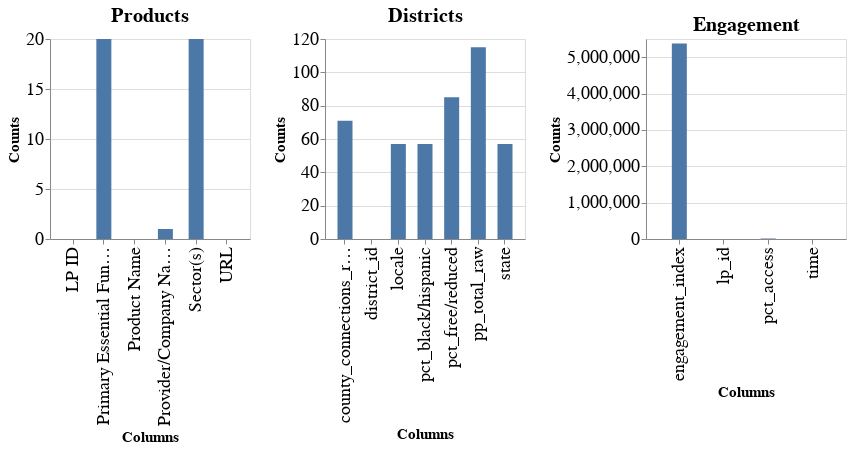

The code cell stored with this chart in its notebook:
### Markdown cell above
**The subplot below shows missing values in all three datasets we will be removing them in the next section as it is hard to replace them without actual information.**

### Code cell
plot_eng = plot_missing(eng_data).\
        properties(title='Engagement', width=200, height=200)

plot_pro = plot_missing(products_data).\
        properties(title='Products', width=200, height=200)

plot_dis = plot_missing(districts_data).\
        properties(title='Districts', width=200, height=200)

alt.hconcat(plot_pro, plot_dis, plot_eng )

### Figure 1 — Vega-Lite specification as saved in the notebook (floating-point values rounded to 4 significant figures)
{"width": 500, "height": 300, "config": {"style": {"bar": {"size": 15}, "guide-title": {"fontSize": 15}, "guide-label": {"fontSize": 15}}, "scale": {"bandPaddingInner": 0.5, "bandPaddingOuter": 0.5}, "legend": {"symbolSize": 15, "titleFontSize": 15, "labelFontSize": 9}, "axis": {"titleFontSize": 15, "labelFontSize": 18}, "title": {"fontSize": 20}}, "hconcat": [{"data": {"name": "data-289e040b80cffa5efc8572ace1a5b402"}, "mark": "bar", "encoding": {"tooltip": {"field": "Counts", "type": "quantitative"}, "x": {"field": "Columns", "type": "nominal"}, "y": {"field": "Counts", "type": "quantitative"}}, "height": 200, "title": "Products", "width": 200}, {"data": {"name": "data-cb9c38bed664f6a275e22731a1267750"}, "mark": "bar", "encoding": {"tooltip": {"field": "Counts", "type": "quantitative"}, "x": {"field": "Columns", "type": "nominal"}, "y": {"field": "Counts", "type": "quantitative"}}, "height": 200, "title": "Districts", "width": 200}, {"data": {"name": "data-8661dd6de5296348596f8d2c94fb8c7c"}, "mark": "bar", "encoding": {"tooltip": {"field": "Counts", "type": "quantitative"}, "x": {"field": "Columns", "type": "nominal"}, "y": {"field": "Counts", "type": "quantitative"}}, "height": 200, "title": "Engagement", "width": 200}], "$schema": "https://vega.github.io/schema/vega-lite/v4.17.0.json", "datasets": {"data-289e040b80cffa5efc8572ace1a5b402": [{"Columns": "LP ID", "Counts": 0}, {"Columns": "URL", "Counts": 0}, {"Columns": "Product Name", "Counts": 0}, {"Columns": "Provider/Company Name", "Counts": 1}, {"Columns": "Sector(s)", "Counts": 20}, {"Columns": "Primary Essential Function", "Counts": 20}], "data-cb9c38bed664f6a275e22731a1267750": [{"Columns": "district_id", "Counts": 0}, {"Columns": "state", "Counts": 57}, {"Columns": "locale", "Counts": 57}, {"Columns": "pct_black/hispanic", "Counts": 57}, {"Columns": "pct_free/reduced", "Counts": 85}, {"Columns": "county_connections_ratio", "Counts": 71}, {"Columns": "pp_total_raw", "Counts": 115}], "data-8661dd6de5296348596f8d2c94fb8c7c": [{"Columns": "time", "Counts": 0}, {"Columns": "lp_id", "Counts": 541}, {"Columns": "pct_access", "Counts": 13447}, {"Columns": "engagement_index", "Counts": 5378409}]}}
